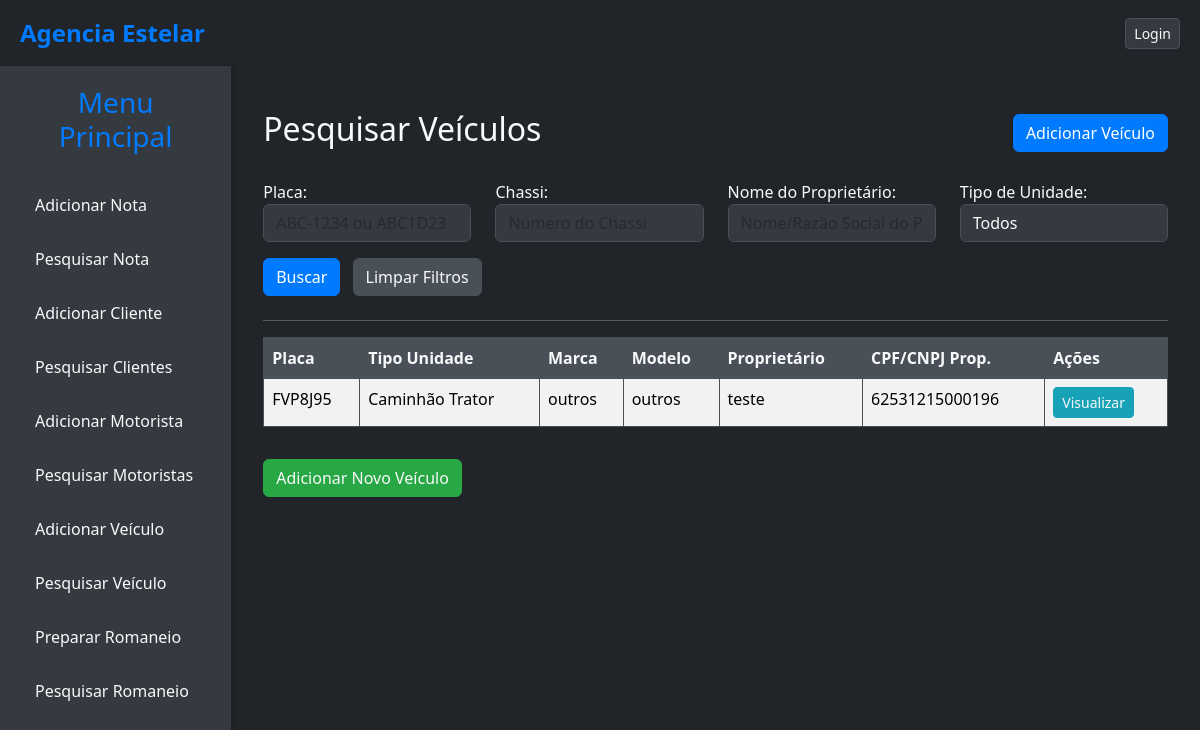
The app's page /notas/veiculos/, older data.
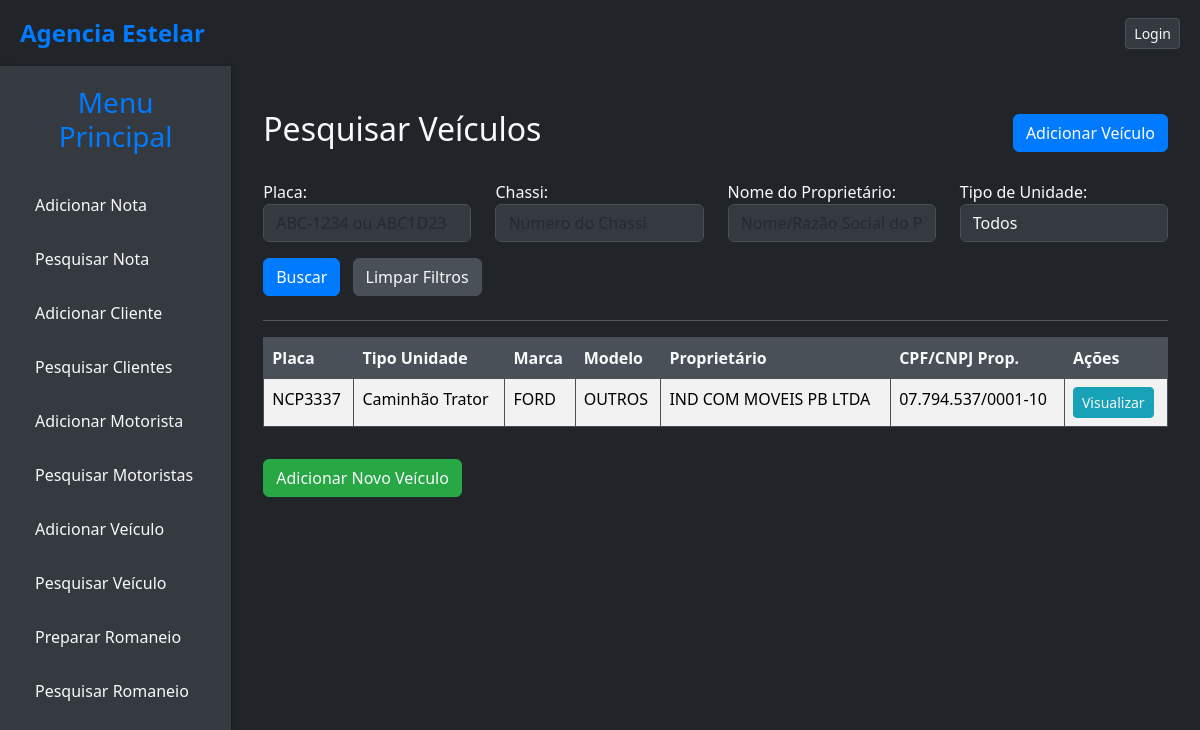
The same page, newer data.
### notas/models.py (models this page shows, shortened)
class Veiculo(models.Model):
    TIPO_UNIDADE_CHOICES = [
        ('Carro', 'Carro'),
        ('Van', 'Van'),
        ('Truck', 'Caminhão Trator'),
        ('Reboque', 'Reboque'),
        ('Semi-reboque', 'Semi-reboque'),
    ]
    tipo_unidade = models.CharField(
        max_length=50,
        choices=TIPO_UNIDADE_CHOICES,
        default='Truck',
        verbose_name="Tipo da Unidade de Veículo"
    )
    placa = models.CharField(max_length=7, unique=True, verbose_name="Placa") # Max_length ajustado para 7 (Mercosul)
    pais = models.CharField(max_length=50, default='Brasil', verbose_name="País")
    estado = models.CharField(max_length=2, blank=True, null=True, verbose_name="Estado (UF)")
    cidade = models.CharField(max_length=100, blank=True, null=True, verbose_name="Cidade")
    chassi = models.CharField(max_length=17, unique=True, blank=True, null=True, verbose_name="Chassi") # Max_length ajustado para 17
    renavam = models.CharField(max_length=11, unique=True, blank=True, null=True, verbose_name="Renavam")
    rntrc = models.CharField(max_length=12, blank=True, null=True, verbose_name="RNTRC")
    ano_fabricacao = models.IntegerField(blank=True, null=True, verbose_name="Ano de Fabricação")
    marca = models.CharField(max_length=100, blank=True, null=True, verbose_name="Marca")
    modelo = models.CharField(max_length=100, blank=True, null=True, verbose_name="Modelo")
    proprietario_cpf_cnpj = models.CharField(max_length=18, blank=True, null=True, verbose_name="CPF/CNPJ do Proprietário")
    proprietario_nome_razao_social = models.CharField(max_length=255, blank=True, null=True, verbose_name="Nome/Razão Social do Proprietário")
    proprietario_rg_ie = models.CharField(max_length=20, blank=True, null=True, verbose_name="RG/IE do Proprietário")
    proprietario_telefone = models.CharField(max_length=20, blank=True, null=True, verbose_name="Telefone do Proprietário")
    proprietario_endereco = models.CharField(max_length=255, blank=True, null=True, verbose_name="Endereço do Proprietário")
    proprietario_numero = models.CharField(max_length=10, blank=True, null=True, verbose_name="Número do Proprietário")
    proprietario_bairro = models.CharField(max_length=100, blank=True, null=True, verbose_name="Bairro do Proprietário")
    proprietario_cidade = models.CharField(max_length=100, blank=True, null=True, verbose_name="Cidade do Proprietário")
    proprietario_estado = models.CharField(max_length=2, blank=True, null=True, verbose_name="Estado do Proprietário (UF)")
    proprietario_cep = models.CharField(max_length=9, blank=True, null=True, verbose_name="CEP do Proprietário")
    class Meta:
        verbose_name = "Unidade de Veículo"
        verbose_name_plural = "Unidades de Veículos"
        ordering = ['placa']

### notas/views.py (the view)
# urls.py: path('veiculos/', views.listar_veiculos, name='listar_veiculos'),
def listar_veiculos(request):
    search_form = VeiculoSearchForm(request.GET)
    veiculos_query = Veiculo.objects.all().order_by('placa') # Começa com todos os veiculos por padrão
    filters_applied = False # Variável para verificar se algum filtro foi realmente aplicado
    if search_form.is_valid():
        placa = search_form.cleaned_data.get('placa')
        chassi = search_form.cleaned_data.get('chassi')
        proprietario_nome = search_form.cleaned_data.get('proprietario_nome')
        tipo_unidade = search_form.cleaned_data.get('tipo_unidade')
        if placa:
            veiculos_query = veiculos_query.filter(placa__icontains=placa)
            filters_applied = True
        if chassi:
            veiculos_query = veiculos_query.filter(chassi__icontains=chassi)
            filters_applied = True
        if proprietario_nome:
            veiculos_query = veiculos_query.filter(proprietario_nome_razao_social__icontains=proprietario_nome)
            filters_applied = True
        if tipo_unidade:
            veiculos_query = veiculos_query.filter(tipo_unidade=tipo_unidade)
            filters_applied = True
    veiculos = veiculos_query.order_by('placa')
    context = {
        'veiculos': veiculos,
        'search_form': search_form,
        'filters_applied': filters_applied,
    }
    return render(request, 'notas/listar_veiculos.html', context)

### notas/forms.py
class VeiculoSearchForm(forms.Form):
    placa = forms.CharField(
        label='Placa',
        required=False,
        max_length=8,
        widget=forms.TextInput(attrs={'class': 'form-control', 'placeholder': 'ABC-1234 ou ABC1D23'})
    )
    chassi = forms.CharField(
        label='Chassi',
        required=False,
        max_length=20,
        widget=forms.TextInput(attrs={'class': 'form-control', 'placeholder': 'Número do Chassi'})
    )
    proprietario_nome = forms.CharField(
        label='Nome do Proprietário',
        required=False,
        max_length=255,
        widget=forms.TextInput(attrs={'class': 'form-control', 'placeholder': 'Nome/Razão Social do Proprietário'})
    )
    tipo_unidade = forms.ChoiceField(
        label='Tipo de Unidade',
        choices=[('', 'Todos')] + Veiculo.TIPO_UNIDADE_CHOICES, # Adiciona 'Todos' como opção inicial
        required=False,
        widget=forms.Select(attrs={'class': 'form-control'})
    )

### notas/templates/notas/listar_veiculos.html (shortened to what this page needs)
{% extends 'base.html' %}
{% block content %}
<div class="container mt-4">
    <div class="d-flex justify-content-between align-items-center mb-4">
        <h2>Pesquisar Veículos</h2>
        <a href="{% url 'notas:adicionar_veiculo' %}" class="btn btn-primary">Adicionar Veículo</a>
    </div>
    <form method="GET" class="mb-4">
        <div class="row">
            <div class="col-md-3">
                {{ search_form.placa.label_tag }}
                {{ search_form.placa }}
            </div>
            <div class="col-md-3">
                {{ search_form.chassi.label_tag }}
                {{ search_form.chassi }}
            </div>
            <div class="col-md-3">
                {{ search_form.proprietario_nome.label_tag }}
                {{ search_form.proprietario_nome }}
            </div>
            <div class="col-md-3">
                {{ search_form.tipo_unidade.label_tag }}
                {{ search_form.tipo_unidade }}
            </div>
        </div>
        <div class="mt-3">
            <button type="submit" class="btn btn-primary me-2">Buscar</button>
            <a href="{% url 'notas:listar_veiculos' %}" class="btn btn-secondary">Limpar Filtros</a>
        </div>
    </form>
    <hr>
    {% if veiculos %}
        <div class="table-responsive">
            <table class="table table-striped table-bordered">
                <thead class="table-dark">
                    <tr>
                        <th>Placa</th>
                        <th>Tipo Unidade</th>
                        <th>Marca</th>
                        <th>Modelo</th>
                        <th>Proprietário</th>
                        <th>CPF/CNPJ Prop.</th>
                        <th>Ações</th>
                    </tr>
                </thead>
                <tbody>
                    {% for veiculo in veiculos %}
                        <tr>
                            <td>{{ veiculo.placa }}</td>
                            <td>{{ veiculo.get_tipo_unidade_display }}</td>
                            <td>{{ veiculo.marca }}</td>
                            <td>{{ veiculo.modelo }}</td>
                            <td>{{ veiculo.proprietario_nome_razao_social }}</td>
                            <td>{{ veiculo.proprietario_cpf_cnpj }}</td>
                            <td>
                                <a href="{% url 'notas:detalhes_veiculo' veiculo.pk %}" class="btn btn-sm btn-info">Visualizar</a>
                            </td>
                        </tr>
                    {% endfor %}
                </tbody>
            </table>
        </div>
    {% else %}
        {% if search_performed %}
            <p class="alert alert-info">Nenhum veículo encontrado com os filtros especificados.</p>
        {% else %}
            <p class="alert alert-info">Utilize os filtros acima para pesquisar veículos (todos os veículos cadastrados serão listados por padrão).</p>
        {% endif %}
    {% endif %}
    <a href="{% url 'notas:adicionar_veiculo' %}" class="btn btn-success mt-3">Adicionar Novo Veículo</a>
</div>
{% endblock %}

Row changes from the older to the newer data that the page shows:
removed Veiculo: placa "FVP8J95", tipo_unidade "Caminhão Trator", marca "outros", modelo "outros", proprietario_nome_razao_social "teste", proprietario_cpf_cnpj "62531215000196"
added Veiculo: placa "NCP3337", tipo_unidade "Caminhão Trator", marca "FORD", modelo "OUTROS", proprietario_nome_razao_social "IND COM MOVEIS PB LTDA", proprietario_cpf_cnpj "07.794.537/0001-10"
